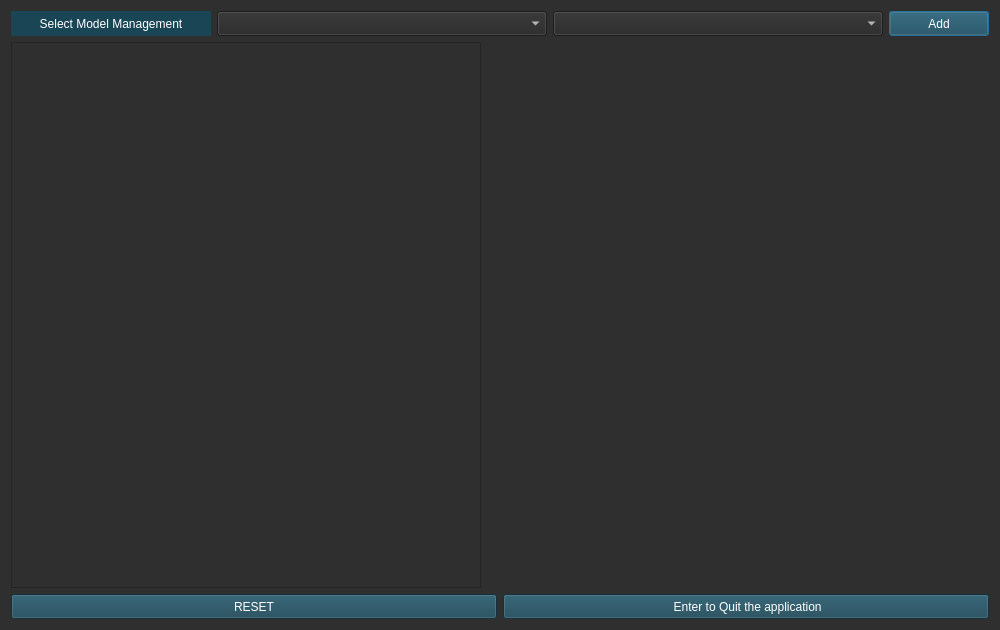
<?xml version="1.0" encoding="UTF-8"?>
<ui version="4.0">
 <class>MoneyManagement</class>
 <widget class="QDialog" name="MoneyManagement">
  <property name="geometry">
   <rect>
    <x>0</x>
    <y>0</y>
    <width>1000</width>
    <height>630</height>
   </rect>
  </property>
  <property name="minimumSize">
   <size>
    <width>1000</width>
    <height>630</height>
   </size>
  </property>
  <property name="maximumSize">
   <size>
    <width>1000</width>
    <height>630</height>
   </size>
  </property>
  <property name="windowTitle">
   <string>Select Model Managementl For Analysis</string>
  </property>
  <property name="styleSheet">
   <string notr="true">background-color: rgb(47, 47, 47);
border-color: rgb(47, 47, 47);
color: rgb(255, 255, 255);</string>
  </property>
  <layout class="QVBoxLayout" name="verticalLayout_2">
   <item>
    <layout class="QHBoxLayout" name="horizontalLayout">
     <item>
      <widget class="QLabel" name="label_38">
       <property name="minimumSize">
        <size>
         <width>200</width>
         <height>25</height>
        </size>
       </property>
       <property name="maximumSize">
        <size>
         <width>100</width>
         <height>25</height>
        </size>
       </property>
       <property name="styleSheet">
        <string notr="true">color: rgb(255, 255, 255);
background-color: rgb(25, 69, 85);</string>
       </property>
       <property name="text">
        <string>Select Model Management</string>
       </property>
       <property name="alignment">
        <set>Qt::AlignCenter</set>
       </property>
      </widget>
     </item>
     <item>
      <widget class="QComboBox" name="money_management_group_combo">
       <property name="minimumSize">
        <size>
         <width>0</width>
         <height>25</height>
        </size>
       </property>
       <property name="font">
        <font>
         <family>Microsoft YaHei</family>
        </font>
       </property>
       <property name="styleSheet">
        <string notr="true">background-color: rgb(40, 40, 40);
color: rgb(255, 255, 255);</string>
       </property>
      </widget>
     </item>
     <item>
      <widget class="QComboBox" name="money_management_item_combo">
       <property name="minimumSize">
        <size>
         <width>0</width>
         <height>25</height>
        </size>
       </property>
       <property name="styleSheet">
        <string notr="true">background-color: rgb(40, 40, 40);
color: rgb(255, 255, 255);</string>
       </property>
      </widget>
     </item>
     <item>
      <widget class="QPushButton" name="Btn_mm_add">
       <property name="minimumSize">
        <size>
         <width>100</width>
         <height>25</height>
        </size>
       </property>
       <property name="maximumSize">
        <size>
         <width>100</width>
         <height>25</height>
        </size>
       </property>
       <property name="styleSheet">
        <string notr="true">color: rgb(255, 255, 255);
background-color: rgb(25, 69, 85);</string>
       </property>
       <property name="text">
        <string>Add</string>
       </property>
      </widget>
     </item>
    </layout>
   </item>
   <item>
    <layout class="QHBoxLayout" name="horizontalLayout_2">
     <item>
      <widget class="QListWidget" name="toollistWidget">
       <property name="maximumSize">
        <size>
         <width>470</width>
         <height>16777215</height>
        </size>
       </property>
       <property name="styleSheet">
        <string notr="true">background-color: rgb(47, 47, 47);
border-color: rgb(47, 47, 47);
color: rgb(255, 255, 255);</string>
       </property>
      </widget>
     </item>
     <item>
      <widget class="QWidget" name="widget" native="true">
       <layout class="QVBoxLayout" name="verticalLayout_3">
        <item>
         <layout class="QVBoxLayout" name="groupverticalLayout"/>
        </item>
       </layout>
      </widget>
     </item>
    </layout>
   </item>
   <item>
    <layout class="QHBoxLayout" name="horizontalLayout_4">
     <item>
      <widget class="QPushButton" name="Btn_mm_reset">
       <property name="minimumSize">
        <size>
         <width>100</width>
         <height>25</height>
        </size>
       </property>
       <property name="maximumSize">
        <size>
         <width>1000</width>
         <height>25</height>
        </size>
       </property>
       <property name="styleSheet">
        <string notr="true">color: rgb(255, 255, 255);
background-color: rgb(25, 69, 85);</string>
       </property>
       <property name="text">
        <string>RESET</string>
       </property>
      </widget>
     </item>
     <item>
      <widget class="QPushButton" name="Btn_mm_enter">
       <property name="minimumSize">
        <size>
         <width>100</width>
         <height>25</height>
        </size>
       </property>
       <property name="maximumSize">
        <size>
         <width>1000</width>
         <height>25</height>
        </size>
       </property>
       <property name="styleSheet">
        <string notr="true">color: rgb(255, 255, 255);
background-color: rgb(25, 69, 85);</string>
       </property>
       <property name="text">
        <string> Enter to Quit the application</string>
       </property>
      </widget>
     </item>
    </layout>
   </item>
  </layout>
 </widget>
 <resources/>
 <connections/>
</ui>
